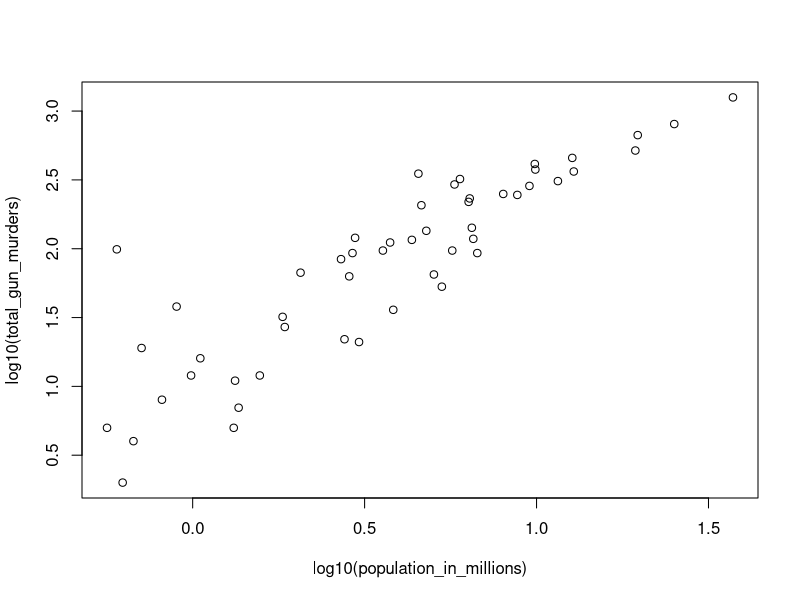
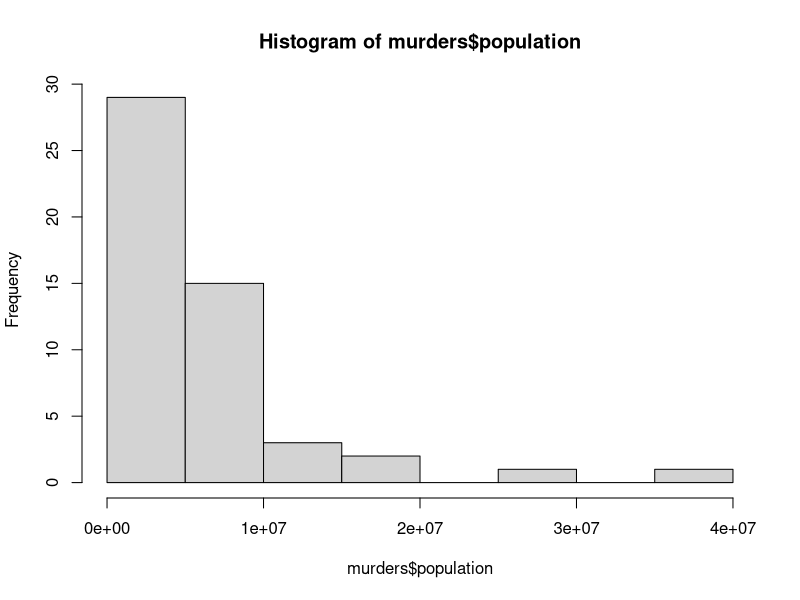
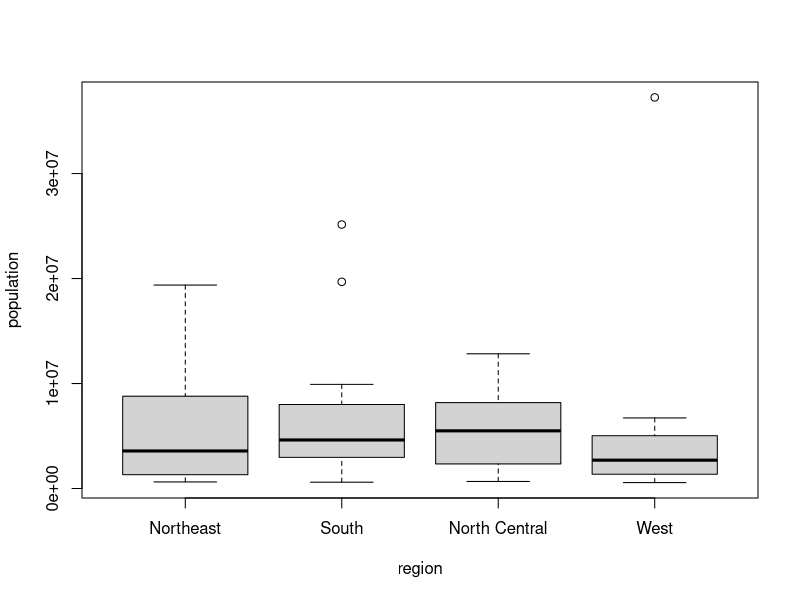

These figures' R source, in order:
# 1 
n = 100
n*(n+1)/2

# 2
n = 1000
n*(n+1)/2

# 3
n <- 1000
x <- seq(1, n)
sum(x)
## b

# 4
log(sqrt(100))

# 5
## b

# 6
library(dslabs)
murders = murders
str(murders)
## c

# 7
names(murders)

# 8 
a = murders$abb
class(a)

# 9
b = murders[, "abb"]
class(b)
identical(a, b)

# 10
class(murders$region)
length(levels(murders$region))

# 11
table(murders$region)

# 12
temp = c(35, 88, 42, 84, 81, 30)

# 13
city = c("Beijing", "Lagos", "Paris", "Rio de Janeiro", "San Juan", "Toronto")

# 14
names(temp) = city

# 15
city[1:3]

# 16
temp[c("Paris", "San Juan")]

# 17
12:73

# 18
seq(1, 99, by = 2)

# 19
seq(6, 54, by = 4/7)
length(seq(6, 54, by = 4/7))

# 20
a <- seq(1, 10, 0.5)
class(a)

# 21
a <- seq(1, 10)
class(a)

# 22
class(1L)

# 23 
x <- c("1", "3", "5")
as.integer(x)

# 24
pop = murders$population
sort(pop)[1]

# 25
pop[order(pop)][1]

# 26
pop[which.min(pop)]

# 27
states = murders$state
states[which.min(pop)]

# 28
ranks = states[order(rank(pop))]
my_df = data.frame(states, rank(pop))

# 29
ind = order(my_df$rank.pop., decreasing = TRUE)
my_df[ind, ]

# 30
ind = is.na(na_example)
sum(ind)

# 31
mean(na_example[!is.na(na_example)])

# 32
temp <- c(35, 88, 42, 84, 81, 30)
city <- c("Beijing", "Lagos", "Paris", "Rio de Janeiro", 
          "San Juan", "Toronto")
city_temps <- data.frame(name = city, temperature = temp)
city_temps$c = (5/9)*(city_temps$temperature - 32)

# 33
sum((1/seq(1, 100))^2)

# 34
murders$murder_rate = (murders$total / murders$population)*100000
mean(murders$murder_rate)

# 35
low = murders$murder_rate < 1

# 36
which(low)

# 37
murders$state[low]

# 38
murders$state[murders$region == "Northeast" & low]

# 39
sum(murders$murder_rate < mean(murders$murder_rate))

# 40
ind = match(c("AK", "MI", "IA"), murders$abb)
murders$state[ind]

# 41
which(c("MA", "ME", "MI", "MO", "MU") %in% murders$abb)

# 42
which(!(c("MA", "ME", "MI", "MO", "MU") %in% murders$abb))

# 43
population_in_millions <- murders$population/10^6
total_gun_murders <- murders$total
plot(log10(population_in_millions), log10(total_gun_murders))

# 44
hist(murders$population)

# 45
boxplot(population ~ region, data = murders)
